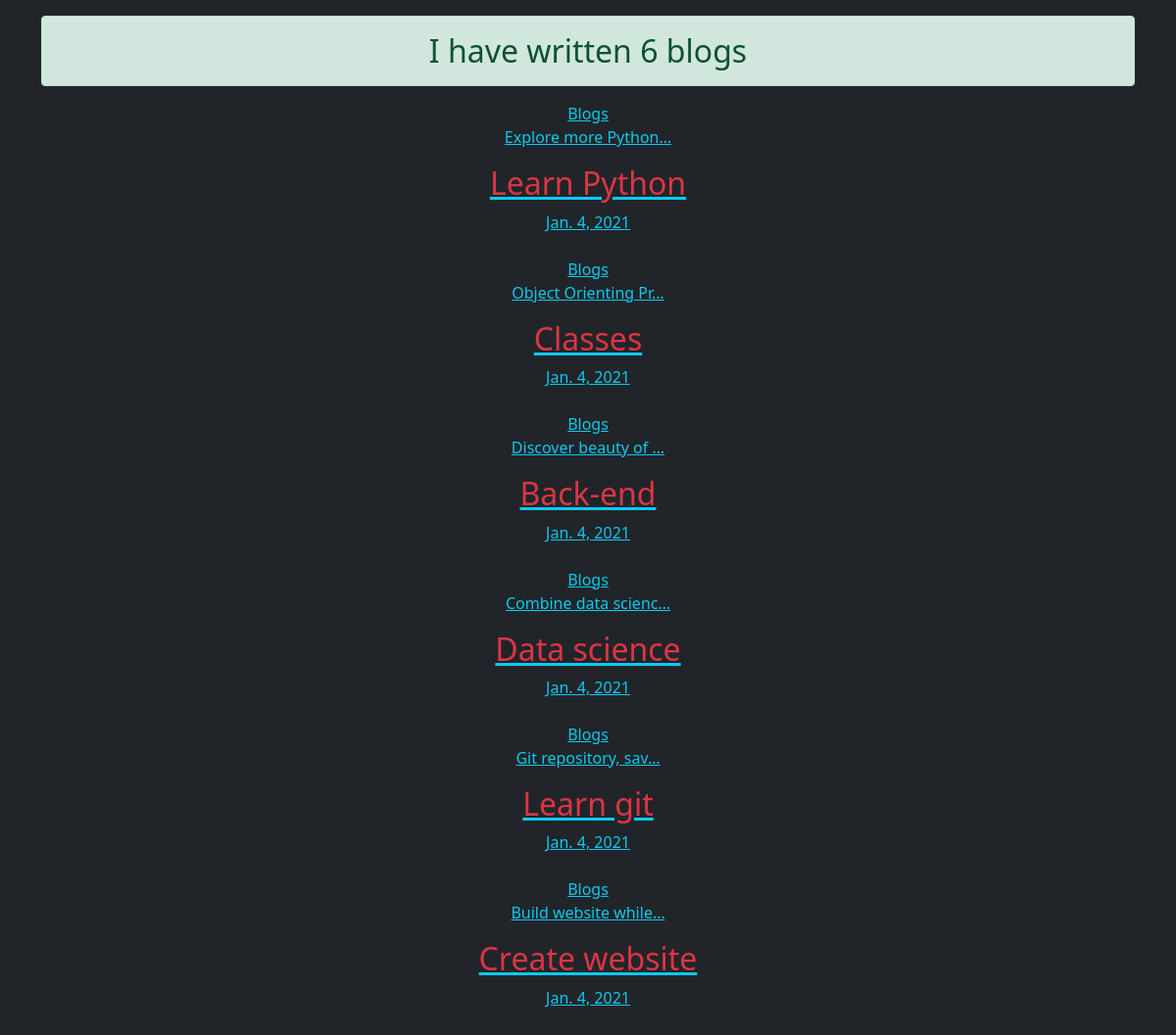
/my_blog/, run on the app's committed database.
### my_blog/models.py (models this page shows, shortened)
class Blogs(models.Model):
    title = models.CharField(max_length=200)
    description = models.TextField(max_length=1000)
    date = models.DateField(auto_now=True)

### my_blog/views.py (the view)
# urls.py: path('', views.all_blogs, name='all_blogs'),
def all_blogs(request):
    blog = Blogs.objects.all()
    return render(request, 'my_blog/all_blogs.html', {'blogs':blog})

### my_blog/templates/my_blog/all_blogs.html (shortened to what this page needs)
<link href="https://cdn.jsdelivr.net/npm/bootstrap@5.0.0-beta1/dist/css/bootstrap.min.css" rel="stylesheet">
<div class="p-3 mb-2 bg-dark text-white">
<div class='container text-center'>
<h2 class='alert alert-success'> I have written {{ blogs.count }} blog{{ blogs.count|pluralize }} </h2>
{% for num in blogs %}
<a href="{% url 'my_blog:detail' num.id %}"<h1 class="text-info"> Blogs </h1>
  <p> {{ num.description|truncatechars:20 }}
<h2 class="text-danger">{{ num.title }}</h2>
{{ num.date }}
<br>
<br>
{% endfor %}
</div>
</div>

### data on the page
Blogs: description "Explore more Python…", title "Learn Python", date "Jan. 4, 2021"
Blogs: description "Object Orienting Pr…", title "Classes", date "Jan. 4, 2021"
Blogs: description "Discover beauty of …", title "Back-end", date "Jan. 4, 2021"
Blogs: description "Combine data scienc…", title "Data science", date "Jan. 4, 2021"
Blogs: description "Git repository, sav…", title "Learn git", date "Jan. 4, 2021"
Blogs: description "Build website while…", title "Create website", date "Jan. 4, 2021"

### other printed values
{{ blogs.count }} "6"
